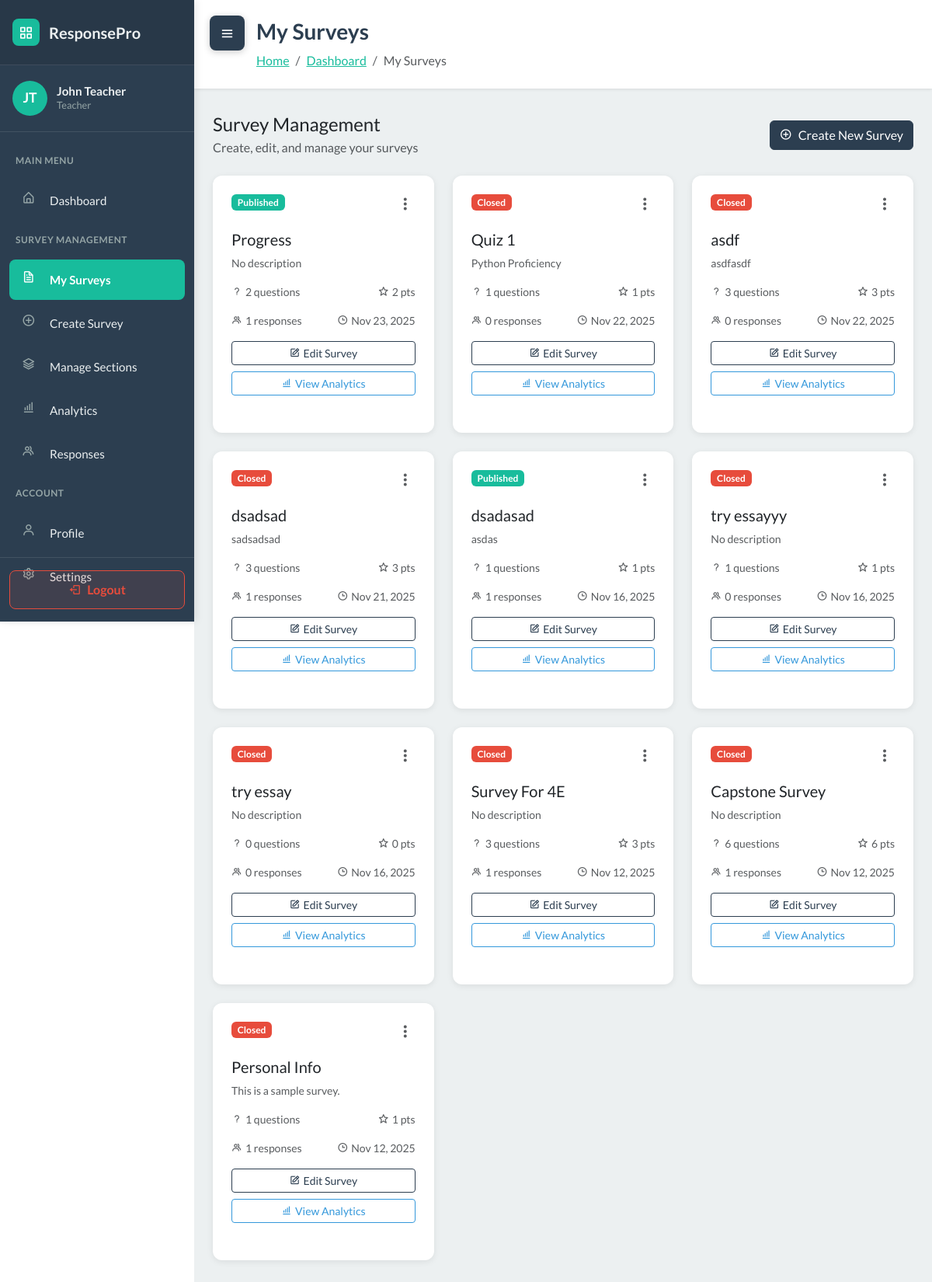
Before: /surveys/ (signed in) with the older database file.
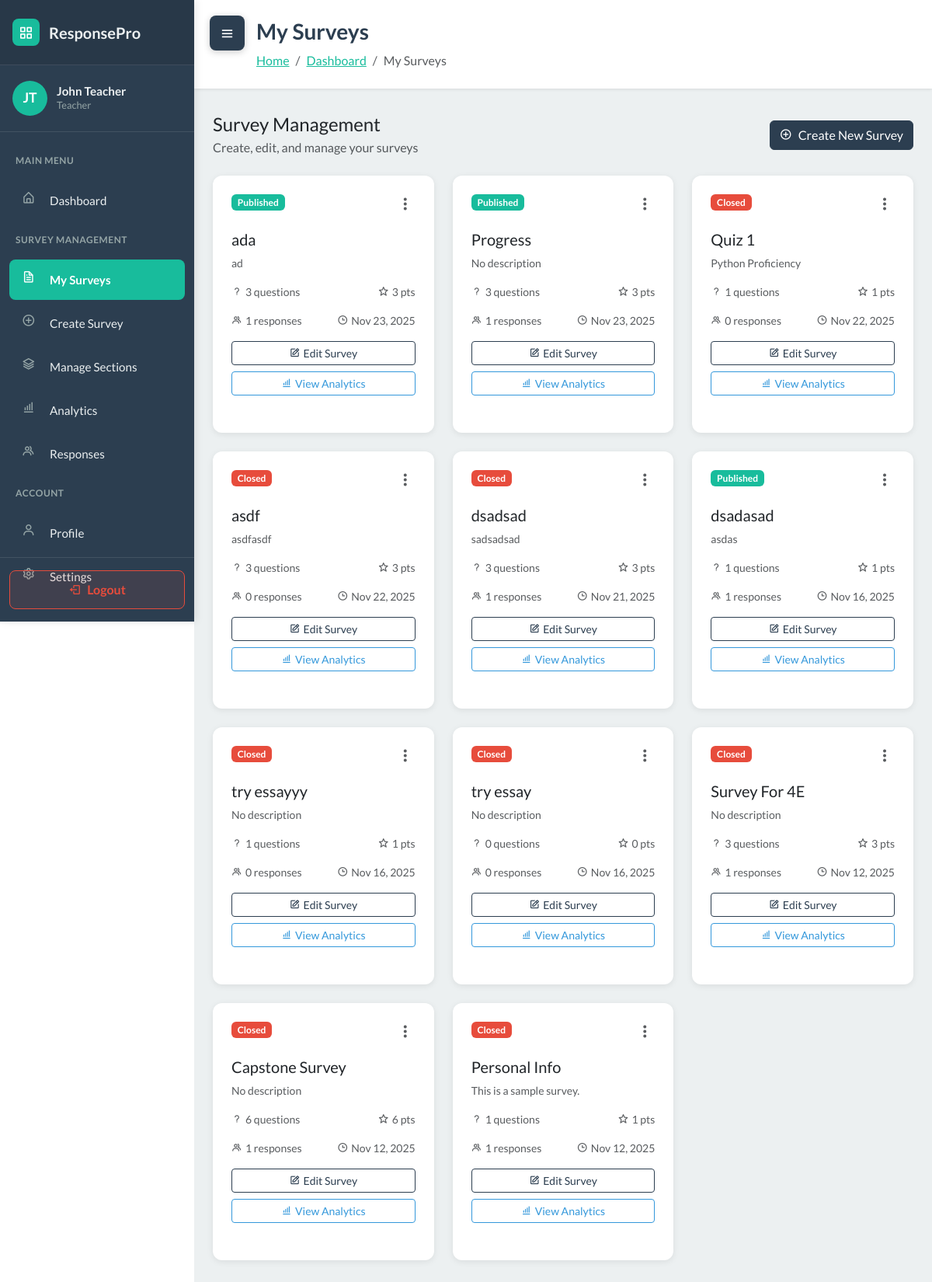
After: the same page with the newer database file.
### WebSurvey/models.py (models this page shows, shortened)
class User(AbstractUser):
    ROLE_CHOICES = [
        ('student', 'Student'),
        ('teacher', 'Teacher'),
    ]
    role = models.CharField('role', max_length=20, choices=ROLE_CHOICES, default='student')
    section = models.ForeignKey(Section, null=True, blank=True, on_delete=models.SET_NULL, related_name='students')

class Survey(models.Model):
    STATUS_CHOICES = [
        ('draft', 'Draft'),
        ('published', 'Published'),
        ('closed', 'Closed'),
    ]
    title = models.CharField(max_length=255)
    description = models.TextField(blank=True)
    teacher = models.ForeignKey(User, on_delete=models.CASCADE, related_name='surveys')
    sections = models.ManyToManyField(Section, blank=True, related_name='surveys')
    status = models.CharField(max_length=20, choices=STATUS_CHOICES, default='draft')
    total_points = models.IntegerField(default=0)
    time_limit = models.IntegerField(null=True, blank=True, help_text="Time limit in minutes")
    due_date = models.DateTimeField(null=True, blank=True)
    created_at = models.DateTimeField(auto_now_add=True)
    updated_at = models.DateTimeField(auto_now=True)
    class Meta:
        ordering = ['-created_at']

### WebSurvey/views.py (the view)
# urls.py: path('surveys/', views.survey_list, name='survey_list'),
@login_required
def survey_list(request):
    if request.user.role != 'teacher':
        messages.error(request, 'Only teachers can access this page.')
        return redirect('dashboard')
    auto_close_due_surveys()
    surveys = Survey.objects.filter(teacher=request.user)
    context = {
        'surveys': surveys,
        'user': request.user
    }
    return render(request, 'survey_list.html', context)

### WebSurvey/services.py (called while the page is built)
def auto_close_due_surveys():
    now = timezone.now()
    overdue_ids = []
    for survey in Survey.objects.filter(status='published', due_date__isnull=False):
        due = survey.due_date
        if due is None:
            continue
        if timezone.is_naive(due):
            due = timezone.make_aware(due, timezone.get_current_timezone())
        if due <= now:
            overdue_ids.append(survey.id)
    if overdue_ids:
        Survey.objects.filter(id__in=overdue_ids).update(status='closed')
    return now

### WebSurvey/templates/survey_list.html (shortened to what this page needs)
<!DOCTYPE html>
{% load static %}
<html data-bs-theme="light" lang="en">
<head>
    <link rel="stylesheet" href="https://cdn.jsdelivr.net/npm/bootswatch@5.3.6/dist/flatly/bootstrap.min.css">
    <link rel="stylesheet" href="https://cdn.jsdelivr.net/npm/boxicons@latest/css/boxicons.min.css">
    <link rel="stylesheet" href="https://cdnjs.cloudflare.com/ajax/libs/font-awesome/4.7.0/css/font-awesome.min.css">
    <link rel="stylesheet" href="{% static 'css/dashboard-sidebar.css' %}">
    <link rel="stylesheet" href="{% static 'css/bss-overrides.css' %}">
</head>
<body>
    <button class="sidebar-toggle shifted" id="sidebarToggle">
        <i class="bx bx-menu"></i>
    </button>
    <aside class="dashboard-sidebar" id="sidebar">
        <div class="sidebar-header">
            <a href="{% url 'dashboard' %}" class="sidebar-brand">
                <div class="brand-icon">
                    <i class="bx bx-grid-alt" style="color: white;"></i>
                </div>
                <span>ResponsePro</span>
            </a>
        </div>
        <div class="sidebar-user">
            <div class="user-avatar">
                {{ user.first_name.0|upper }}{{ user.last_name.0|upper }}
            </div>
            <div class="user-info">
                <h6>{{ user.first_name }} {{ user.last_name }}</h6>
                <p>{{ user.get_role_display }}</p>
            </div>
        </div>
        <nav class="sidebar-nav">
            <div class="nav-section-title">Main Menu</div>
            <div class="sidebar-nav-item">
                <a href="{% url 'dashboard' %}" class="sidebar-nav-link">
                    <i class="bx bx-home-alt"></i>
                    <span>Dashboard</span>
                </a>
            </div>
            <div class="nav-section-title">Survey Management</div>
            <div class="sidebar-nav-item">
                <a href="{% url 'survey_list' %}" class="sidebar-nav-link active">
                    <i class="bx bx-file"></i>
                    <span>My Surveys</span>
                </a>
            </div>
            <div class="sidebar-nav-item">
                <a href="{% url 'survey_create' %}" class="sidebar-nav-link">
                    <i class="bx bx-plus-circle"></i>
                    <span>Create Survey</span>
                </a>
            </div>
            <div class="sidebar-nav-item">
                <a href="{% url 'section_list' %}" class="sidebar-nav-link">
                    <i class="bx bx-layer"></i>
                    <span>Manage Sections</span>
                </a>
            </div>
            <div class="sidebar-nav-item">
                <a href="{% url 'overall_analytics' %}" class="sidebar-nav-link">
                    <i class="bx bx-bar-chart-alt"></i>
                    <span>Analytics</span>
                </a>
            </div>
            <div class="sidebar-nav-item">
                <a href="{% url 'response_management' %}" class="sidebar-nav-link">
                    <i class="bx bx-group"></i>
                    <span>Responses</span>
                </a>
            </div>
            <div class="nav-section-title">Account</div>
            <div class="sidebar-nav-item">
                <a href="#" class="sidebar-nav-link">
                    <i class="bx bx-user"></i>
                    <span>Profile</span>
                </a>
            </div>
            <div class="sidebar-nav-item">
                <a href="#" class="sidebar-nav-link">
                    <i class="bx bx-cog"></i>
                    <span>Settings</span>
                </a>
            </div>
        </nav>
        <div class="sidebar-logout">
            <a href="{% url 'logout' %}" class="logout-btn">
                <i class="bx bx-log-out"></i>
                <span>Logout</span>
            </a>
        </div>
    </aside>
    <main class="dashboard-content" id="mainContent">
        <div class="content-header">
            <h1>My Surveys</h1>
            <nav aria-label="breadcrumb">
                <ol class="breadcrumb">
                    <li class="breadcrumb-item"><a href="{% url 'landing' %}">Home</a></li>
                    <li class="breadcrumb-item"><a href="{% url 'dashboard' %}">Dashboard</a></li>
                    <li class="breadcrumb-item active" aria-current="page">My Surveys</li>
                </ol>
            </nav>
        </div>
        <div class="container-fluid px-4 pb-5">
            <div class="row mb-4">
                <div class="col-12">
                    <div class="d-flex justify-content-between align-items-center">
                        <div>
                            <h4 class="mb-1">Survey Management</h4>
                            <p class="text-muted mb-0">Create, edit, and manage your surveys</p>
                        </div>
                        <a href="{% url 'survey_create' %}" class="btn btn-primary">
                            <i class="bx bx-plus-circle me-2"></i>Create New Survey
                        </a>
                    </div>
                </div>
            </div>
            <div class="row">
                {% for survey in surveys %}
                <div class="col-md-6 col-lg-4 mb-4">
                    <div class="dashboard-card h-100">
                        <div class="d-flex justify-content-between align-items-start mb-3">
                            <span class="badge
                                {% if survey.status == 'published' %}bg-success
                                {% elif survey.status == 'draft' %}bg-secondary
                                {% else %}bg-danger{% endif %}">
                                {{ survey.get_status_display }}
                            </span>
                            <div class="dropdown">
                                <button class="btn btn-link text-muted p-0" type="button" data-bs-toggle="dropdown">
                                    <i class="bx bx-dots-vertical-rounded" style="font-size: 1.5rem;"></i>
                                </button>
                            </div>
                        </div>
                        <h5 class="mb-2">{{ survey.title }}</h5>
                        <p class="text-muted small mb-3">
                            {{ survey.description|truncatewords:15|default:"No description" }}
                        </p>
                        <div class="d-flex justify-content-between text-muted small mb-3">
                            <span><i class="bx bx-question-mark me-1"></i>{{ survey.questions.count }} questions</span>
                            <span><i class="bx bx-star me-1"></i>{{ survey.total_points }} pts</span>
                        </div>
                        <div class="d-flex justify-content-between text-muted small mb-3">
                            <span><i class="bx bx-group me-1"></i>{{ survey.responses.count }} responses</span>
                            <span><i class="bx bx-time me-1"></i>{{ survey.created_at|date:"M d, Y" }}</span>
                        </div>
                        <div class="d-grid gap-2">
                            <a href="{% url 'survey_edit' survey.id %}" class="btn btn-outline-primary btn-sm">
                                <i class="bx bx-edit me-1"></i>Edit Survey
                            </a>
                            {% if survey.status == 'published' or survey.status == 'closed' %}
                            <a href="{% url 'survey_analytics' survey.id %}" class="btn btn-outline-info btn-sm">
                                <i class="bx bx-bar-chart-alt me-1"></i>View Analytics
                            </a>
                            {% endif %}
                        </div>
                    </div>
                </div>
                {% endfor %}
            </div>
        </div>
    </main>
</body>
</html>

### WebSurvey/static/css/dashboard-sidebar.css (style rules this page uses)
:root { --sidebar-width: 250px; --sidebar-bg: #2C3E50; --sidebar-hover: #34495E; --sidebar-active: #18BC9C; --sidebar-text: #ecf0f1; --sidebar-icon: #95a5a6; --transition-speed: 0.3s; }
body { font-family: 'Lato', sans-serif; }
.dashboard-sidebar { position: fixed; left: 0; top: 0; width: var(--sidebar-width); height: 100vh; background: var(--sidebar-bg); box-shadow: 2px 0 10px rgba(0, 0, 0, 0.1); transition: transform var(--transition-speed) ease; z-index: 1000; overflow-y: auto; overflow-x: hidden; }
.sidebar-header { padding: 1.5rem 1rem; background: rgba(0, 0, 0, 0.1); border-bottom: 1px solid rgba(255, 255, 255, 0.1); }
.sidebar-brand { display: flex; align-items: center; color: var(--sidebar-text); text-decoration: none; font-size: 1.25rem; font-weight: 700; }
.sidebar-brand .brand-icon { width: 35px; height: 35px; border-radius: 8px; background: var(--sidebar-active); display: flex; align-items: center; justify-content: center; margin-right: 0.75rem; }
.sidebar-user { padding: 1.25rem 1rem; border-bottom: 1px solid rgba(255, 255, 255, 0.1); display: flex; align-items: center; }
.user-avatar { width: 45px; height: 45px; border-radius: 50%; background: var(--sidebar-active); display: flex; align-items: center; justify-content: center; color: white; font-weight: 700; margin-right: 0.75rem; font-size: 1.1rem; }
.user-info h6 { margin: 0; color: var(--sidebar-text); font-size: 0.95rem; font-weight: 700; }
.user-info p { margin: 0; color: var(--sidebar-icon); font-size: 0.8rem; text-transform: capitalize; }
.sidebar-nav { padding: 1rem 0; }
.nav-section-title { padding: 0.75rem 1.25rem; color: var(--sidebar-icon); font-size: 0.75rem; text-transform: uppercase; font-weight: 700; letter-spacing: 0.5px; }
.sidebar-nav-item { margin: 0.25rem 0.75rem; border-radius: 8px; overflow: hidden; }
.sidebar-nav-link { display: flex; align-items: center; padding: 0.875rem 1rem; color: var(--sidebar-text); text-decoration: none; transition: all 0.2s ease; font-size: 0.95rem; }
.sidebar-nav-link.active { background: var(--sidebar-active); color: white; font-weight: 600; }
.sidebar-nav-link i { width: 24px; height: 24px; margin-right: 0.75rem; color: var(--sidebar-icon); transition: color 0.2s ease; font-size: 1.1rem; }
.sidebar-nav-link:hover i, .sidebar-nav-link.active i { color: white; }
.sidebar-logout { position: absolute; bottom: 0; left: 0; right: 0; padding: 1rem 0.75rem; border-top: 1px solid rgba(255, 255, 255, 0.1); }
.logout-btn { width: 100%; padding: 0.75rem; background: rgba(231, 76, 60, 0.1); color: #e74c3c; border: 1px solid #e74c3c; border-radius: 8px; text-decoration: none; display: flex; align-items: center; justify-content: center; transition: all 0.2s ease; font-weight: 600; }
.logout-btn i { margin-right: 0.5rem; }
.dashboard-content { margin-left: var(--sidebar-width); transition: margin-left var(--transition-speed) ease; min-height: 100vh; background: #ecf0f1; }
.sidebar-toggle { position: fixed; top: 20px; left: 20px; z-index: 1001; background: var(--sidebar-bg); color: white; border: none; width: 45px; height: 45px; border-radius: 8px; cursor: pointer; display: flex; align-items: center; justify-content: center; box-shadow: 0 2px 10px rgba(0, 0, 0, 0.2); transition: all var(--transition-speed) ease; }
.sidebar-toggle.shifted { left: calc(var(--sidebar-width) + 20px); }
.sidebar-toggle i { font-size: 1.25rem; }
.content-header { background: white; padding: 1.5rem 2rem 1.5rem 5rem; box-shadow: 0 1px 4px rgba(0, 0, 0, 0.1); margin-bottom: 2rem; }
.content-header h1 { margin: 0; font-size: 1.75rem; font-weight: 700; color: #2C3E50; }
.content-header .breadcrumb { margin: 0.5rem 0 0 0; background: transparent; padding: 0; }
.dashboard-card { background: white; border-radius: 12px; padding: 1.5rem; box-shadow: 0 2px 8px rgba(0, 0, 0, 0.08); transition: box-shadow 0.2s ease; margin-bottom: 1.5rem; }

### WebSurvey/static/css/bss-overrides.css (style rules this page uses)
.me-1 { margin-right: .25rem!important; }
.me-2 { margin-right: .5rem!important; }
.mb-0 { margin-bottom: 0!important; }
.mb-1 { margin-bottom: .25rem!important; }
.mb-2 { margin-bottom: .5rem!important; }
.mb-3 { margin-bottom: 1rem!important; }
.mb-4 { margin-bottom: 1.5rem!important; }

Changed rows visible on the page:
added Survey: status "Published", title "ada", description "ad", questions.count "3", total_points "3", responses.count "1", created_at "Nov 23, 2025", shows "View Analytics"
changed Survey "Progress": questions.count "2" → "3"; total_points "2" → "3"
